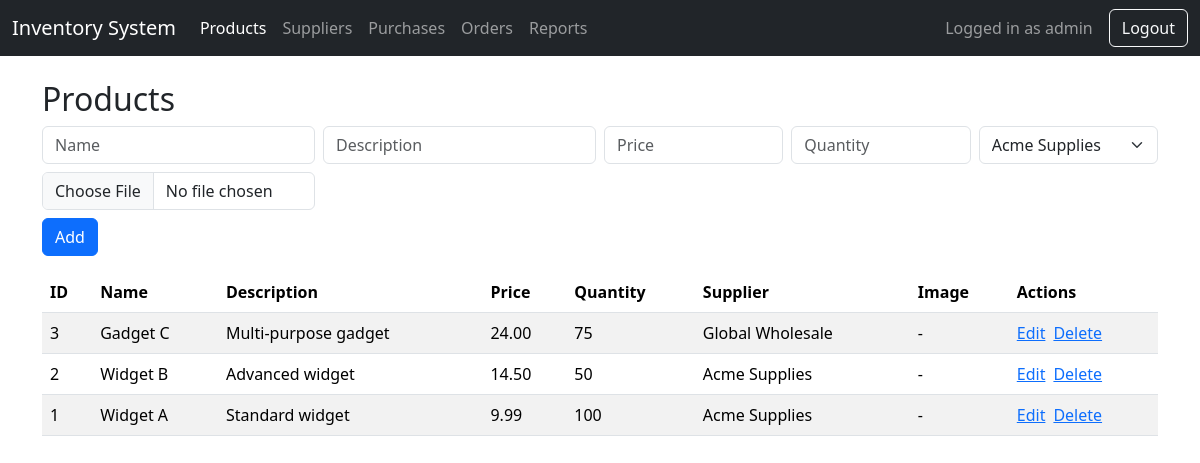
/index.php (signed in), run on the app's committed database.
### tables this page shows
CREATE TABLE `products` (
  `id` INT UNSIGNED NOT NULL AUTO_INCREMENT,
  `name` VARCHAR(191) NOT NULL,
  `description` VARCHAR(255) DEFAULT NULL,
  `price` DECIMAL(10,2) NOT NULL DEFAULT 0.00,
  `quantity` INT NOT NULL DEFAULT 0,
  `supplier_id` INT UNSIGNED DEFAULT NULL,
  `image_path` VARCHAR(255) DEFAULT NULL,
  PRIMARY KEY (`id`),
  CONSTRAINT `fk_products_supplier` FOREIGN KEY (`supplier_id`) REFERENCES `suppliers`(`id`) ON DELETE SET NULL
);

CREATE TABLE `suppliers` (
  `id` INT UNSIGNED NOT NULL AUTO_INCREMENT,
  `name` VARCHAR(191) NOT NULL,
  `contact` VARCHAR(191) DEFAULT NULL,
  `address` VARCHAR(191) DEFAULT NULL,
  PRIMARY KEY (`id`)
);

### index.php (the view, shortened to what this page needs)
<?php
$host = getenv('DB_HOST') ?: getenv('MYSQL_HOST') ?: 'localhost';
$db   = getenv('DB_NAME') ?: getenv('MYSQL_DATABASE') ?: 'sqldb';
$user = getenv('DB_USER') ?: getenv('MYSQL_USER') ?: 'root';
$pass = getenv('DB_PASSWORD');
if ($pass === false) {
    $pass = getenv('MYSQL_PASSWORD');
    if ($pass === false) {
        $pass = getenv('MYSQL_ROOT_PASSWORD') ?: '';
    }
}
$connection = mysqli_connect($host, $user, $pass, $db);
$page = isset($_GET['page']) ? $_GET['page'] : 'products';
function getSuppliers($conn) {
    $result = mysqli_query($conn, 'SELECT id, name FROM suppliers ORDER BY name');
    return mysqli_fetch_all($result, MYSQLI_ASSOC);
}
$updateData = null;
?>
<!DOCTYPE html>
<html>
<head>
    <link rel="stylesheet" href="https://cdn.jsdelivr.net/npm/bootstrap@5.3.2/dist/css/bootstrap.min.css">
</head>
<body>
<nav class="navbar navbar-expand-lg navbar-dark bg-dark">
    <div class="container-fluid">
        <a class="navbar-brand" href="index.php">Inventory System</a>
        <div class="collapse navbar-collapse" id="navbarNav">
            <ul class="navbar-nav me-auto mb-2 mb-lg-0">
                <li class="nav-item"><a class="nav-link <?php echo $page === 'products' ? 'active' : ''; ?>" href="?page=products">Products</a></li>
                <li class="nav-item"><a class="nav-link <?php echo $page === 'suppliers' ? 'active' : ''; ?>" href="?page=suppliers">Suppliers</a></li>
                <li class="nav-item"><a class="nav-link <?php echo $page === 'purchases' ? 'active' : ''; ?>" href="?page=purchases">Purchases</a></li>
                <li class="nav-item"><a class="nav-link <?php echo $page === 'orders' ? 'active' : ''; ?>" href="?page=orders">Orders</a></li>
                <li class="nav-item"><a class="nav-link <?php echo basename($_SERVER['PHP_SELF']) === 'reports.php' ? 'active' : ''; ?>" href="reports.php">Reports</a></li>
            </ul>
            <span class="navbar-text me-3">Logged in as <?php echo htmlspecialchars($_SESSION['username']); ?></span>
            <a class="btn btn-outline-light" href="logout.php">Logout</a>
        </div>
    </div>
</nav>
<div class="container my-4">
<?php
switch ($page) {
    case 'products':
    default:
        echo '<h2>Products</h2>';
        $pid = $updateData['id'] ?? '';
        $pname = $updateData['name'] ?? '';
        $pdesc = $updateData['description'] ?? '';
        $pprice = $updateData['price'] ?? '';
        $pqty = $updateData['quantity'] ?? '';
        $psupplier = $updateData['supplier_id'] ?? '';
        $suppliersList = getSuppliers($connection);
        echo '<form method="post" action="" enctype="multipart/form-data" class="row g-2">';
        echo '<div class="col-md-3"><input class="form-control" type="text" name="name" placeholder="Name" value="' . htmlspecialchars($pname) . '" required></div>';
        echo '<div class="col-md-3"><input class="form-control" type="text" name="description" placeholder="Description" value="' . htmlspecialchars($pdesc) . '"></div>';
        echo '<div class="col-md-2"><input class="form-control" type="number" step="0.01" name="price" placeholder="Price" value="' . htmlspecialchars($pprice) . '" required></div>';
        echo '<div class="col-md-2"><input class="form-control" type="number" name="quantity" placeholder="Quantity" value="' . htmlspecialchars($pqty) . '" required></div>';
        echo '<div class="col-md-2"><select name="supplier_id" class="form-select">';
        foreach ($suppliersList as $s) {
            $selected = ($s['id'] == $psupplier) ? 'selected' : '';
            echo '<option value="' . $s['id'] . '" ' . $selected . '>' . htmlspecialchars($s['name']) . '</option>';
        }
        echo '</select></div>';
        echo '<div class="col-md-3 mt-2"><input class="form-control" type="file" name="image" accept="image/*"></div>';
        echo '<div class="col-md-12 mt-2"><button type="submit" class="btn btn-primary">' . ($pid ? 'Update' : 'Add') . '</button></div>';
        echo '</form>';
        $res = mysqli_query($connection, 'SELECT products.*, suppliers.name AS supplier_name FROM products LEFT JOIN suppliers ON products.supplier_id = suppliers.id ORDER BY products.id DESC');
        echo '<table class="table table-striped table-hover mt-3"><thead><tr><th>ID</th><th>Name</th><th>Description</th><th>Price</th><th>Quantity</th><th>Supplier</th><th>Image</th><th>Actions</th></tr></thead><tbody>';
        while ($row = mysqli_fetch_assoc($res)) {
            echo '<tr>';
            echo '<td>' . $row['id'] . '</td>';
            echo '<td>' . htmlspecialchars($row['name']) . '</td>';
            echo '<td>' . htmlspecialchars($row['description']) . '</td>';
            echo '<td>' . number_format($row['price'], 2) . '</td>';
            echo '<td>' . $row['quantity'] . '</td>';
            echo '<td>' . htmlspecialchars($row['supplier_name']) . '</td>';
            echo '<td>';
            if (!empty($row['image_path'])) {
                echo '<img src="' . htmlspecialchars($row['image_path']) . '" alt="Image" style="max-width:80px;">';
            } else {
                echo '-';
            }
            echo '</td>';
            echo '<td><a href="?page=products&edit=' . $row['id'] . '&entity=product" class="me-2">Edit</a>';
            echo '<a href="?page=products&delete=' . $row['id'] . '&entity=product" onclick="return confirm(\'Delete this product?\')">Delete</a></td>';
            echo '</tr>';
        }
        echo '</tbody></table>';
        break;
}
?>
</div>
</body>
</html>

### data on the page
products: id "3", name "Gadget C", description "Multi-purpose gadget", price "24.00", quantity "75", supplier.name "Global Wholesale"
products: id "2", name "Widget B", description "Advanced widget", price "14.50", quantity "50", supplier.name "Acme Supplies"
products: id "1", name "Widget A", description "Standard widget", price "9.99", quantity "100", supplier.name "Acme Supplies"

### other printed values
$_SESSION['username'] "admin"
form field supplier_id "Acme Supplies"
